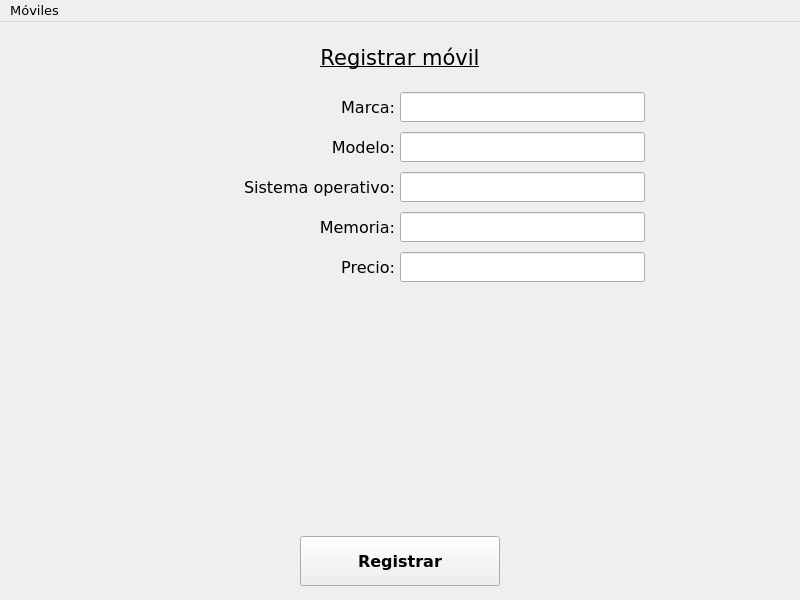
<?xml version="1.0" encoding="UTF-8"?>
<ui version="4.0">
    <class>MainWindow</class>
    <widget class="QMainWindow" name="MainWindow">
        <property name="geometry">
            <rect>
                <x>0</x>
                <y>0</y>
                <width>800</width>
                <height>600</height>
            </rect>
        </property>
        <property name="sizePolicy">
            <sizepolicy hsizetype="Preferred" vsizetype="Preferred">
                <horstretch>1</horstretch>
                <verstretch>0</verstretch>
            </sizepolicy>
        </property>
        <property name="font">
            <font>
                <family>Verdana</family>
                <pointsize>10</pointsize>
            </font>
        </property>
        <property name="windowTitle">
            <string>Móviles</string>
        </property>
        <widget class="QWidget" name="centralwidget">
            <widget class="QLabel" name="label_titulo">
                <property name="geometry">
                    <rect>
                        <x>200</x>
                        <y>10</y>
                        <width>400</width>
                        <height>50</height>
                    </rect>
                </property>
                <property name="sizePolicy">
                    <sizepolicy hsizetype="Expanding" vsizetype="Fixed">
                        <horstretch>0</horstretch>
                        <verstretch>0</verstretch>
                    </sizepolicy>
                </property>
                <property name="font">
                    <font>
                        <family>Verdana</family>
                        <pointsize>16</pointsize>
                        <underline>true</underline>
                    </font>
                </property>
                <property name="text">
                    <string>Registrar móvil</string>
                </property>
                <property name="alignment">
                    <set>Qt::AlignCenter</set>
                </property>
            </widget>
            <widget class="QLabel" name="lbl_modelo">
                <property name="geometry">
                    <rect>
                        <x>150</x>
                        <y>110</y>
                        <width>245</width>
                        <height>30</height>
                    </rect>
                </property>
                <property name="sizePolicy">
                    <sizepolicy hsizetype="Fixed" vsizetype="Fixed">
                        <horstretch>0</horstretch>
                        <verstretch>0</verstretch>
                    </sizepolicy>
                </property>
                <property name="font">
                    <font>
                        <family>Verdana</family>
                        <pointsize>12</pointsize>
                    </font>
                </property>
                <property name="text">
                    <string>Modelo:</string>
                </property>
                <property name="alignment">
                    <set>Qt::AlignRight|Qt::AlignTrailing|Qt::AlignVCenter</set>
                </property>
            </widget>
            <widget class="QLineEdit" name="txt_modelo">
                <property name="geometry">
                    <rect>
                        <x>400</x>
                        <y>110</y>
                        <width>245</width>
                        <height>30</height>
                    </rect>
                </property>
                <property name="sizePolicy">
                    <sizepolicy hsizetype="Fixed" vsizetype="Fixed">
                        <horstretch>0</horstretch>
                        <verstretch>0</verstretch>
                    </sizepolicy>
                </property>
                <property name="font">
                    <font>
                        <family>Verdana</family>
                        <pointsize>12</pointsize>
                    </font>
                </property>
            </widget>
            <widget class="QLabel" name="lbl_sistema_operativo">
                <property name="geometry">
                    <rect>
                        <x>150</x>
                        <y>150</y>
                        <width>245</width>
                        <height>30</height>
                    </rect>
                </property>
                <property name="sizePolicy">
                    <sizepolicy hsizetype="Fixed" vsizetype="Fixed">
                        <horstretch>0</horstretch>
                        <verstretch>0</verstretch>
                    </sizepolicy>
                </property>
                <property name="font">
                    <font>
                        <family>Verdana</family>
                        <pointsize>12</pointsize>
                    </font>
                </property>
                <property name="text">
                    <string>Sistema operativo:</string>
                </property>
                <property name="alignment">
                    <set>Qt::AlignRight|Qt::AlignTrailing|Qt::AlignVCenter</set>
                </property>
            </widget>
            <widget class="QLineEdit" name="txt_sistema_operativo">
                <property name="geometry">
                    <rect>
                        <x>400</x>
                        <y>150</y>
                        <width>245</width>
                        <height>30</height>
                    </rect>
                </property>
                <property name="sizePolicy">
                    <sizepolicy hsizetype="Fixed" vsizetype="Fixed">
                        <horstretch>0</horstretch>
                        <verstretch>0</verstretch>
                    </sizepolicy>
                </property>
                <property name="font">
                    <font>
                        <family>Verdana</family>
                        <pointsize>12</pointsize>
                    </font>
                </property>
                <property name="alignment">
                    <set>Qt::AlignCenter</set>
                </property>
            </widget>
            <widget class="QLabel" name="lbl_memoria">
                <property name="geometry">
                    <rect>
                        <x>150</x>
                        <y>190</y>
                        <width>245</width>
                        <height>30</height>
                    </rect>
                </property>
                <property name="sizePolicy">
                    <sizepolicy hsizetype="Fixed" vsizetype="Fixed">
                        <horstretch>0</horstretch>
                        <verstretch>0</verstretch>
                    </sizepolicy>
                </property>
                <property name="font">
                    <font>
                        <pointsize>12</pointsize>
                    </font>
                </property>
                <property name="text">
                    <string>Memoria:</string>
                </property>
                <property name="alignment">
                    <set>Qt::AlignRight|Qt::AlignTrailing|Qt::AlignVCenter</set>
                </property>
            </widget>
            <widget class="QLineEdit" name="txt_memoria">
                <property name="geometry">
                    <rect>
                        <x>400</x>
                        <y>190</y>
                        <width>245</width>
                        <height>30</height>
                    </rect>
                </property>
                <property name="sizePolicy">
                    <sizepolicy hsizetype="Fixed" vsizetype="Fixed">
                        <horstretch>0</horstretch>
                        <verstretch>0</verstretch>
                    </sizepolicy>
                </property>
                <property name="font">
                    <font>
                        <pointsize>12</pointsize>
                    </font>
                </property>
            </widget>
            <widget class="QLabel" name="lbl_precio">
                <property name="geometry">
                    <rect>
                        <x>150</x>
                        <y>230</y>
                        <width>245</width>
                        <height>30</height>
                    </rect>
                </property>
                <property name="sizePolicy">
                    <sizepolicy hsizetype="Fixed" vsizetype="Fixed">
                        <horstretch>0</horstretch>
                        <verstretch>0</verstretch>
                    </sizepolicy>
                </property>
                <property name="font">
                    <font>
                        <pointsize>12</pointsize>
                    </font>
                </property>
                <property name="text">
                    <string>Precio:</string>
                </property>
                <property name="alignment">
                    <set>Qt::AlignRight|Qt::AlignTrailing|Qt::AlignVCenter</set>
                </property>
            </widget>
            <widget class="QLineEdit" name="txt_precio">
                <property name="geometry">
                    <rect>
                        <x>400</x>
                        <y>230</y>
                        <width>245</width>
                        <height>30</height>
                    </rect>
                </property>
                <property name="sizePolicy">
                    <sizepolicy hsizetype="Fixed" vsizetype="Fixed">
                        <horstretch>0</horstretch>
                        <verstretch>0</verstretch>
                    </sizepolicy>
                </property>
                <property name="font">
                    <font>
                        <family>Verdana</family>
                        <pointsize>12</pointsize>
                    </font>
                </property>
            </widget>
            <widget class="QPushButton" name="btn_registrar">
                <property name="geometry">
                    <rect>
                        <x>300</x>
                        <y>514</y>
                        <width>200</width>
                        <height>50</height>
                    </rect>
                </property>
                <property name="font">
                    <font>
                        <pointsize>12</pointsize>
                        <weight>75</weight>
                        <bold>true</bold>
                    </font>
                </property>
                <property name="text">
                    <string>Registrar</string>
                </property>
            </widget>
            <widget class="QLabel" name="lbl_marca">
                <property name="geometry">
                    <rect>
                        <x>150</x>
                        <y>70</y>
                        <width>245</width>
                        <height>30</height>
                    </rect>
                </property>
                <property name="sizePolicy">
                    <sizepolicy hsizetype="Fixed" vsizetype="Fixed">
                        <horstretch>1</horstretch>
                        <verstretch>0</verstretch>
                    </sizepolicy>
                </property>
                <property name="font">
                    <font>
                        <family>Verdana</family>
                        <pointsize>12</pointsize>
                    </font>
                </property>
                <property name="text">
                    <string>Marca:</string>
                </property>
                <property name="alignment">
                    <set>Qt::AlignRight|Qt::AlignTrailing|Qt::AlignVCenter</set>
                </property>
            </widget>
            <widget class="QLineEdit" name="txt_marca">
                <property name="geometry">
                    <rect>
                        <x>400</x>
                        <y>70</y>
                        <width>245</width>
                        <height>30</height>
                    </rect>
                </property>
                <property name="sizePolicy">
                    <sizepolicy hsizetype="Fixed" vsizetype="Fixed">
                        <horstretch>0</horstretch>
                        <verstretch>0</verstretch>
                    </sizepolicy>
                </property>
                <property name="font">
                    <font>
                        <family>Verdana</family>
                        <pointsize>12</pointsize>
                    </font>
                </property>
            </widget>
        </widget>
        <widget class="QMenuBar" name="menubar">
            <property name="geometry">
                <rect>
                    <x>0</x>
                    <y>0</y>
                    <width>800</width>
                    <height>26</height>
                </rect>
            </property>
            <widget class="QMenu" name="menu">
                <property name="title">
                    <string>Móviles</string>
                </property>
                <addaction name="menu_registrar"/>
                <addaction name="menu_listar_text"/>
                <addaction name="menu_listar_list"/>
                <addaction name="menu_listar_table"/>
                <addaction name="separator"/>
                <addaction name="menu_salir"/>
            </widget>
            <addaction name="menu"/>
        </widget>
        <action name="menu_registrar">
            <property name="text">
                <string>Registrar móvil</string>
            </property>
        </action>
        <action name="menu_listar_text">
            <property name="text">
                <string>Listar móviles (TextEdit)</string>
            </property>
        </action>
        <action name="menu_salir">
            <property name="text">
                <string>Salir</string>
            </property>
        </action>
        <action name="menu_listar_list">
            <property name="text">
                <string>Listar móviles (List Widget)</string>
            </property>
        </action>
        <action name="menu_listar_table">
            <property name="text">
                <string>Listar móviles (Table Widget)</string>
            </property>
        </action>
    </widget>
    <resources/>
    <connections/>
</ui>
